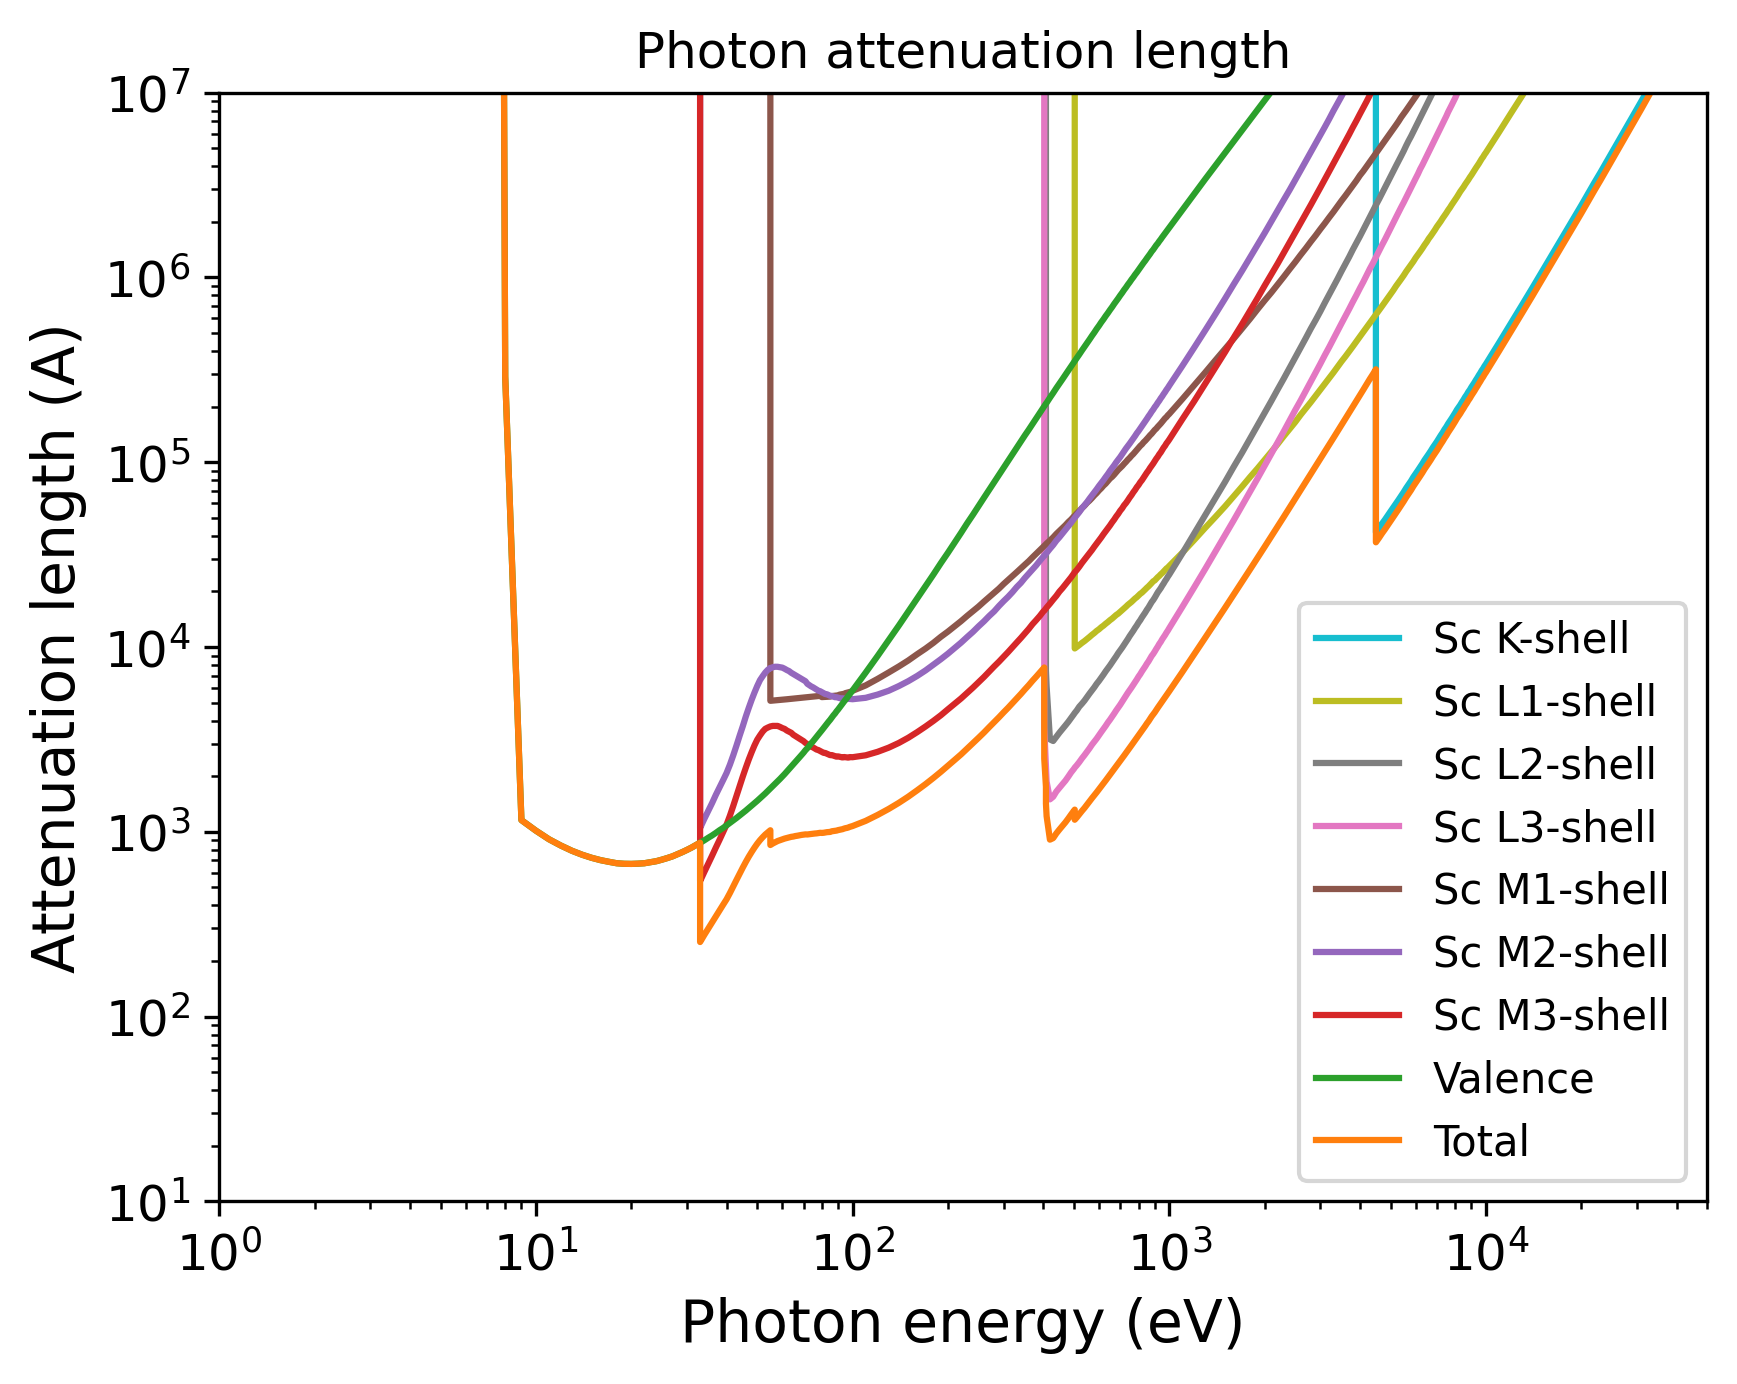

Recreate this plot in Python.
import pandas as pd
import numpy as np
import matplotlib.pyplot as plt
import matplotlib.cm as cm
# Set the format:
plt.xlabel("Photon energy (eV)", fontsize=14)
plt.ylabel("Attenuation length (A)", fontsize=14)
plt.xticks(fontsize=12)
plt.yticks(fontsize=12)
plt.grid(False)
# Set the axes:
# Read the output file:
df = pd.read_csv(r"OUTPUT_Sc_Photon_IMFP.dat", sep=r'\s+', header=None, comment="#", skipinitialspace=True)
plt.xscale("log")
plt.yscale("log")
# Prepare the plot:
columns_to_plot = [ 1, 2, 3, 4, 5, 6, 7, 8, 9]
labels = [ "Sc K-shell", "Sc L1-shell", "Sc L2-shell", "Sc L3-shell", "Sc M1-shell", "Sc M2-shell", "Sc M3-shell", "Valence", "Total"]
# Create N distinct colors from a colormap
N = len(columns_to_plot)
colors = plt.cm.tab10(np.linspace(1, 0, 10))
# Set line styles:
linestyles = [ "-", "-", "-", "-", "-", "-", "-", "-", "-"]
for i, col in enumerate(columns_to_plot):
    color = colors[i % len(colors)]
    ls    = linestyles[i % len(linestyles)]
    label = labels[i % len(labels)]
    plt.plot(df.iloc[:, 0], df.iloc[:, col],
    color=color,
    label=label,
    linestyle=ls)
plt.xlim(1.00000000,50000.00000000)
plt.ylim(10.00000000,10000000.00000000)
plt.title("Photon attenuation length")
plt.legend(loc="best", fontsize=10)
# Save the plot in this format:
plt.savefig("OUTPUT_MFP_photon.png", dpi=300, bbox_inches="tight")
